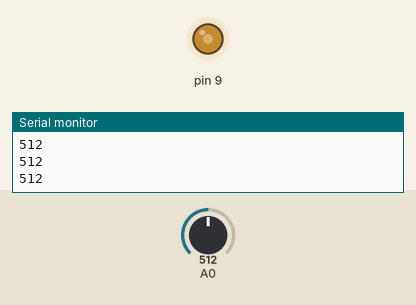
Recording of a sketch running on a simulated Arduino Uno, built with avr-gcc and run on an emulated ATmega328P. Parts: output pins drawn as LEDs (lit = HIGH), the last lines printed to the serial monitor. The inputs (shaded band) are chosen by the test bench; at power-on: A0 = 512.

Above: at 1.2 s.
1.3 s: A0 set to 716
At 1.7 s:
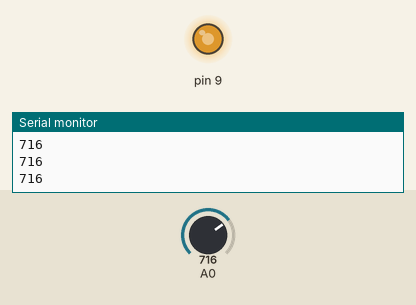
2.8 s: A0 set to 900
At 4.0 s:
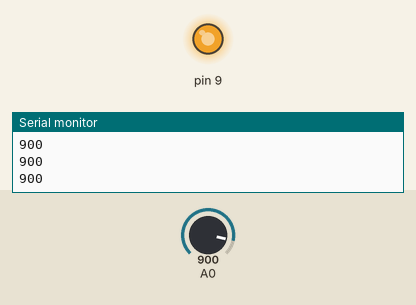
4.3 s: A0 set to 122
At 5.3 s:
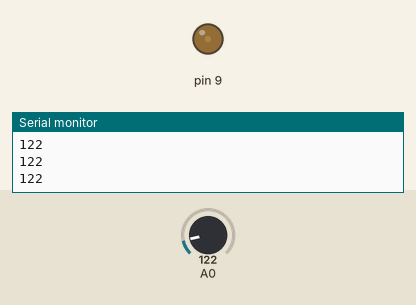
5.8 s: A0 set to 0
At 6.4 s:
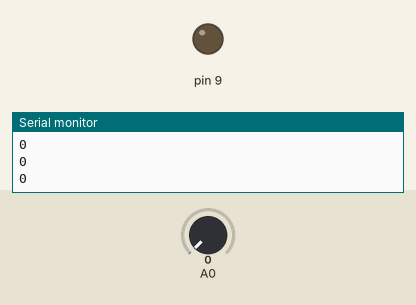
7.3 s: A0 set to 511
At 8.8 s:
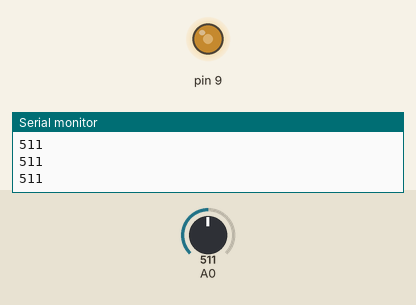
Timing chart, 0 to 9.8 s (numbered marks = the images above; inputs shaded):
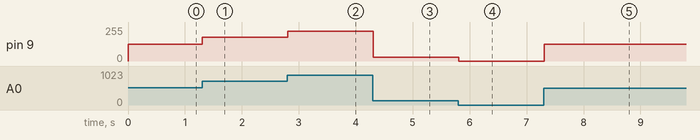

Measured:
- after the input at 1.3 s, pin 9: 127/255 → 178/255 at once
- after the input at 2.8 s, pin 9: 178/255 → 224/255 at once
- after the input at 4.3 s, pin 9: 224/255 → 30/255 at once
- after the input at 5.8 s, pin 9: 30/255 → 0/255 at once
- after the input at 7.3 s, pin 9: 0/255 → 127/255 at once

The sketch:

sketch_sep7c.ino
```cpp
//map(Val,0,1023,0,255)     等比映射，将模拟量的范围从0-1023映射到0-255

void setup() {
  // put your setup code here, to run once:
  pinMode(9,OUTPUT);//设置9号引脚为输出模式
  //pinMode(3,OUTPUT);
Serial.begin(9600);//串口通讯初始化
}

void loop() {
  // put your main code here, to run repeatedly:
int analogInputVal=analogRead(A0);//读取模拟输入值
Serial.println(analogInputVal);//将结果通过串口显示器进行显示
//控制led亮度可将speed改为brightness
int speed=map(analogInputVal,0,1023,0,255);//将模拟输入数值（0-1023）等比映射到模拟输出数值区间（0-255）内
analogWrite(9, speed);//根据模拟输入值调节LED的亮度
}
```
